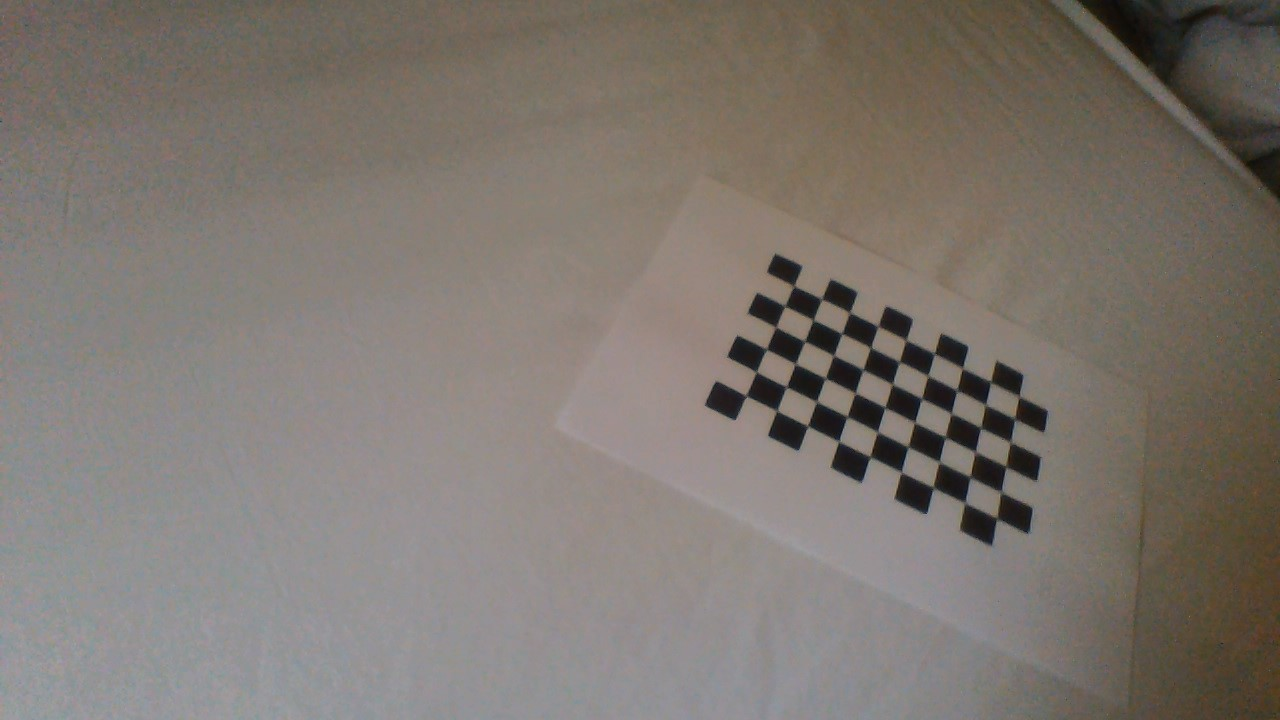
#> input picture media/img/laptop_camera/chessboard/WIN_20150516_120532.JPG, 1280 x 720 px; its folder holds 4 pictures in this run
$ python calib.py
#> lines starting #> are read from the running program, lines starting #| are printed output that depends on the picture; after the words box and inside, x2 and y2 are one past the last pixel; in counts of white or black regions, pixels touching at a corner belong together; long printed decimals are rounded
import numpy as np
import cv2
import glob

# termination criteria
criteria = (cv2.TERM_CRITERIA_EPS + cv2.TERM_CRITERIA_MAX_ITER, 30, 0.001)
# prepare object points, like (0,0,0), (1,0,0), (2,0,0) ....,(6,5,0)
objp = np.zeros((6*7,3), np.float32)
objp[:,:2] = np.mgrid[0:7,0:6].T.reshape(-1,2)

# Arrays to store object points and image points from all the images.
objpoints = [] # 3d point in real world space
imgpoints = [] # 2d points in image plane.

images = glob.glob('/home/elias/OpenCV/opencv/samples/data/*.jpg')

for fname in images:
    img = cv2.imread(fname)
    gray = cv2.cvtColor(img,cv2.COLOR_BGR2GRAY)

    # Find the chess board corners
    ret, corners = cv2.findChessboardCorners(gray, (7,6),None)

    # If found, add object points, image points (after refining them)
    if ret == True:
        objpoints.append(objp)

        corners2 = cv2.cornerSubPix(gray,corners,(11,11),(-1,-1),criteria)
        imgpoints.append(corners2)

        # Draw and display the corners
        img = cv2.drawChessboardCorners(img, (7,6), corners2,ret)
        print(objpoints, type(objpoints))
        ret, mtx, dist, rvecs, tvecs = cv2.calibrateCamera(objpoints, imgpoints, gray.shape[::-1],None,None)
        raw_input()
        cv2.imshow('img',img)
        cv2.waitKey(500)

cv2.destroyAllWindows()

#####################################################################################

def draw(img, corners, imgpts):
    imgpts = np.int32(imgpts).reshape(-1,2)
    print(imgpts)
    # draw ground floor in green
    img = cv2.drawContours(img, [imgpts[:4]],-1,(0,255,0),-3)

    # draw pillars in blue color
    for i,j in zip(range(4),range(4,8)):
        img = cv2.line(img, tuple(imgpts[i]), tuple(imgpts[j]),(255),3)

    # draw top layer in red color
    img = cv2.drawContours(img, [imgpts[4:]],-1,(0,0,255),3)

    return img

# termination criteria
criteria = (cv2.TERM_CRITERIA_EPS + cv2.TERM_CRITERIA_MAX_ITER, 30, 0.001)
axis = np.float32([[0,0,0], [0,3,0], [3,3,0], [3,0,0],
                   [0,0,-3],[0,3,-3],[3,3,-3],[3,0,-3] ])
# prepare object points, like (0,0,0), (1,0,0), (2,0,0) ....,(6,5,0)
objp = np.zeros((6*7,3), np.float32)
objp[:,:2] = np.mgrid[0:7,0:6].T.reshape(-1,2)

#mtx, dist = np.array([[ 535.99470079,    0.        ,  334.33378325],[   0.        ,  535.99526309,  239.81140202],[   0.        ,    0.        ,    1.        ]]), np.array([[ -3.11676235e-01,   2.24977910e-01,   7.59760385e-04,-2.39005054e-04,  -1.95189232e-01]])
mtx, dist = (np.array([[ 859.87780302,    0.        ,  682.3173388 ],
       [   0.        ,  799.06029505,  382.57139684],
       [   0.        ,    0.        ,    1.        ]]), np.array([[ 0.2529905 , -0.12695403, -0.01182944, -0.02478326, -0.48389559]]))

#for fname in glob.glob('/home/elias/OpenCV/opencv/samples/data/left*.jpg'):
for fname in glob.glob('/home/elias/git/opencv-AR/media/img/laptop_camera/chessboard/*.JPG'):
    img = cv2.imread(fname)
#> img is the input picture: shape (720, 1280, 3); mean B, G, R 111.9, 118.6, 125.8
    gray = cv2.cvtColor(img,cv2.COLOR_BGR2GRAY)
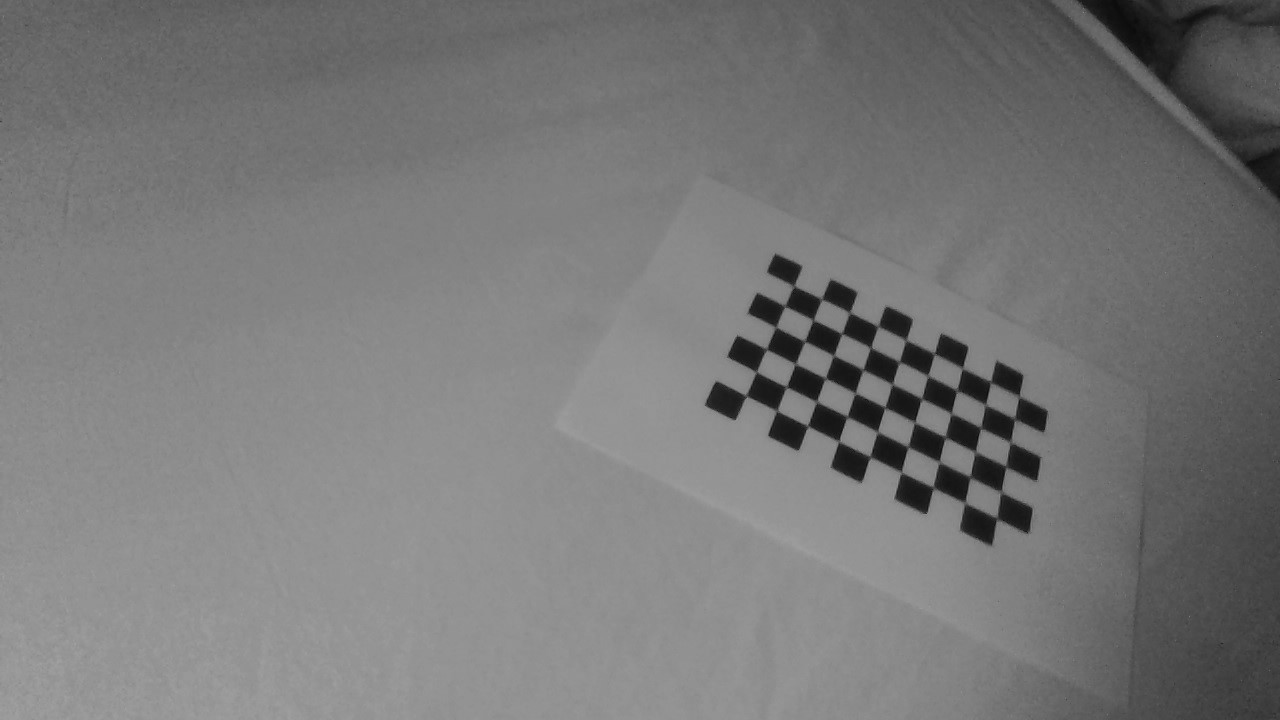
#> gray: shape (720, 1280); min 10, max 161, mean 120
    ret, corners = cv2.findChessboardCorners(gray, (7,6),None)
#> ret = False; corners = None

    if ret == True:
        corners2 = cv2.cornerSubPix(gray,corners,(11,11),(-1,-1),criteria)
        # Find the rotation and translation vectors.
        inliers, rvecs, tvecs = cv2.solvePnP(objp, corners2, mtx, dist)

        # project 3D points to image plane
        imgpts, jac = cv2.projectPoints(axis, rvecs, tvecs, mtx, dist)
        print("lol",imgpts)
        img = draw(img,corners2,imgpts)
        cv2.imshow('img',img)
        k = cv2.waitKey(0) & 0xff
        if k == 's':
            cv2.imwrite(fname[:6]+'.png', img)
#> pass 2 of the loop `for fname in glob.glob('/home/elias/git/opencv-AR/media/img/laptop_cam..`:
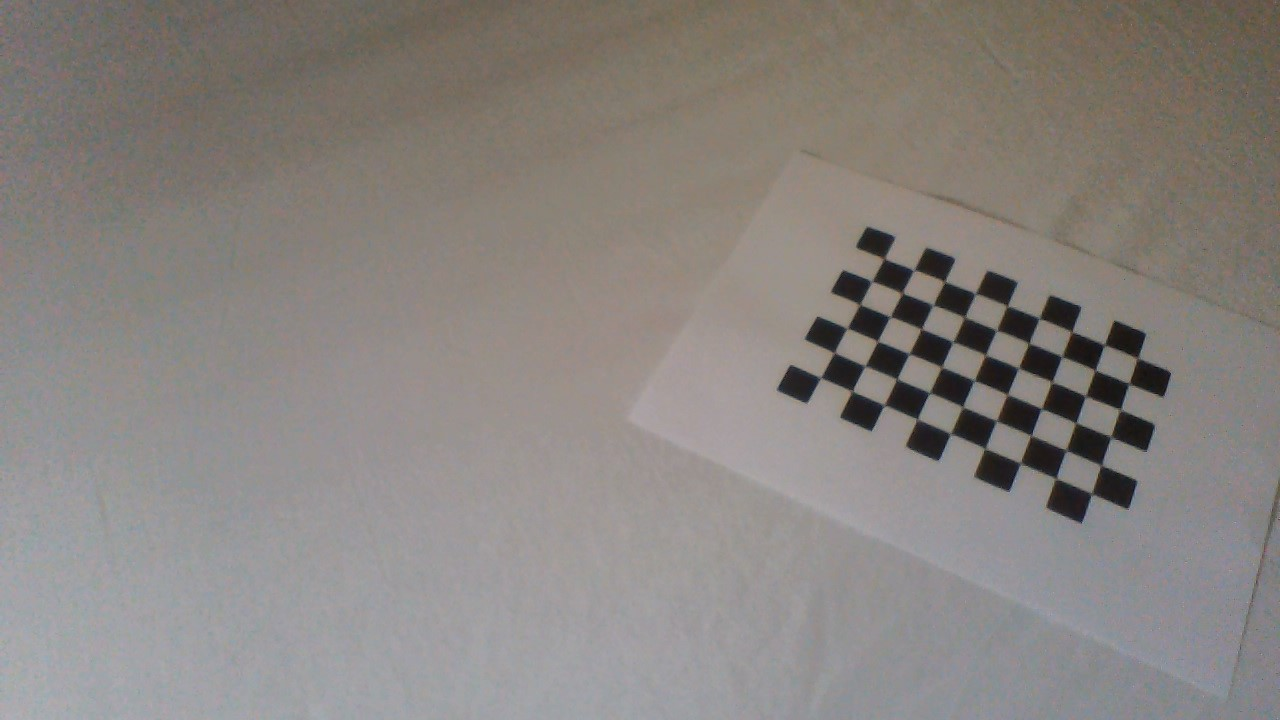
#> input picture media/img/laptop_camera/chessboard/WIN_20150516_120534.JPG, 1280 x 720 px
#> img is the input picture: shape (720, 1280, 3); mean B, G, R 127.9, 131.7, 136.9
#> ret = True; corners = 42 rows, first 8: [944, 281.5], [976.9, 295.1], [1007.8, 306.2], [1038.5, 318], [1069.7, 331.6], [1105, 345], [1137.5, 357.5], [936, 304]
#> corners2 = 42 rows, first 8: [944.5, 281.5], [975.5, 293.5], [1007.2, 305.8], [1039.2, 318.3], [1071.7, 331.7], [1104.3, 344.7], [1137.4, 358.1], [932.9, 305]
#> inliers = True; rvecs = [-0.449, 0.0515, 0.475]; tvecs = [8.02, -3.27, 26.44]
#> `imgpts, jac = cv2.projectPoints(axis, rvecs, tvecs, mtx, dist)`: imgpts = [[944.4, 281.3], [909.1, 353.5], [1007.5, 394.3], [1039.2, 318.8], [982.2, 224.2], [943.9, 303.4], [1055.7, 348.1], [1089, 265.1]]
#| lol [[[ 944.367    281.312]]
#|  [[ 909.137  353.514]]
#|  [[1007.5364   394.292]]
#|  [[1039.2168   318.777]]
#|  [[ 982.1656   224.160]]
#|  [[ 943.852  303.450]]
#> (further printed lines are left out)
#> in draw, `imgpts = np.int32(imgpts).reshape(-1,2)`: imgpts = [[944, 281], [909, 353], [1007, 394], [1039, 318], [982, 224], [943, 303], [1055, 348], [1088, 265]]
#| [[ 944  281]
#|  [ 909  353]
#|  [1007  394]
#|  [1039  318]
#|  [ 982  224]
#|  [ 943  303]
#> (further printed lines are left out)
#> in draw, `img = cv2.drawContours(img, [imgpts[:4]],-1,(0,255,0),-3)`:
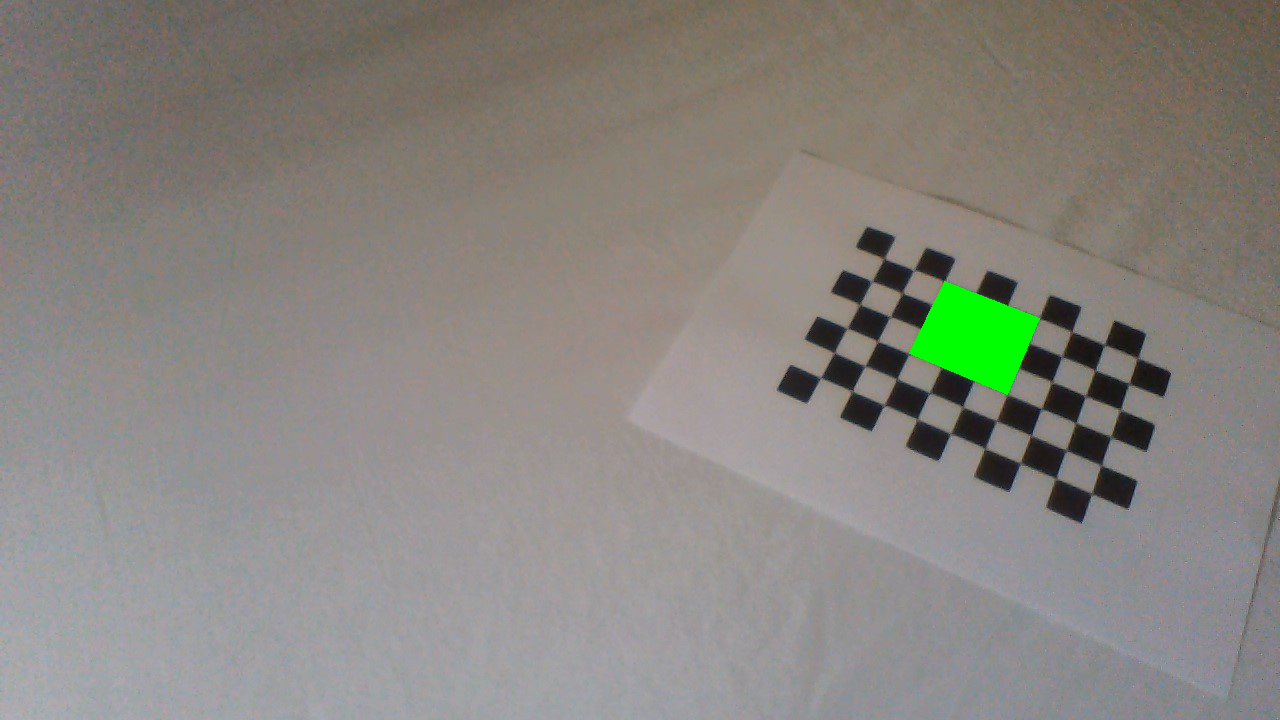
#> img: shape (720, 1280, 3); 0.94% of pixels changed, all inside (x1, y1, x2, y2) = (909, 281, 1040, 395)
#> in draw, `img = cv2.drawContours(img, [imgpts[4:]],-1,(0,0,255),3)`:
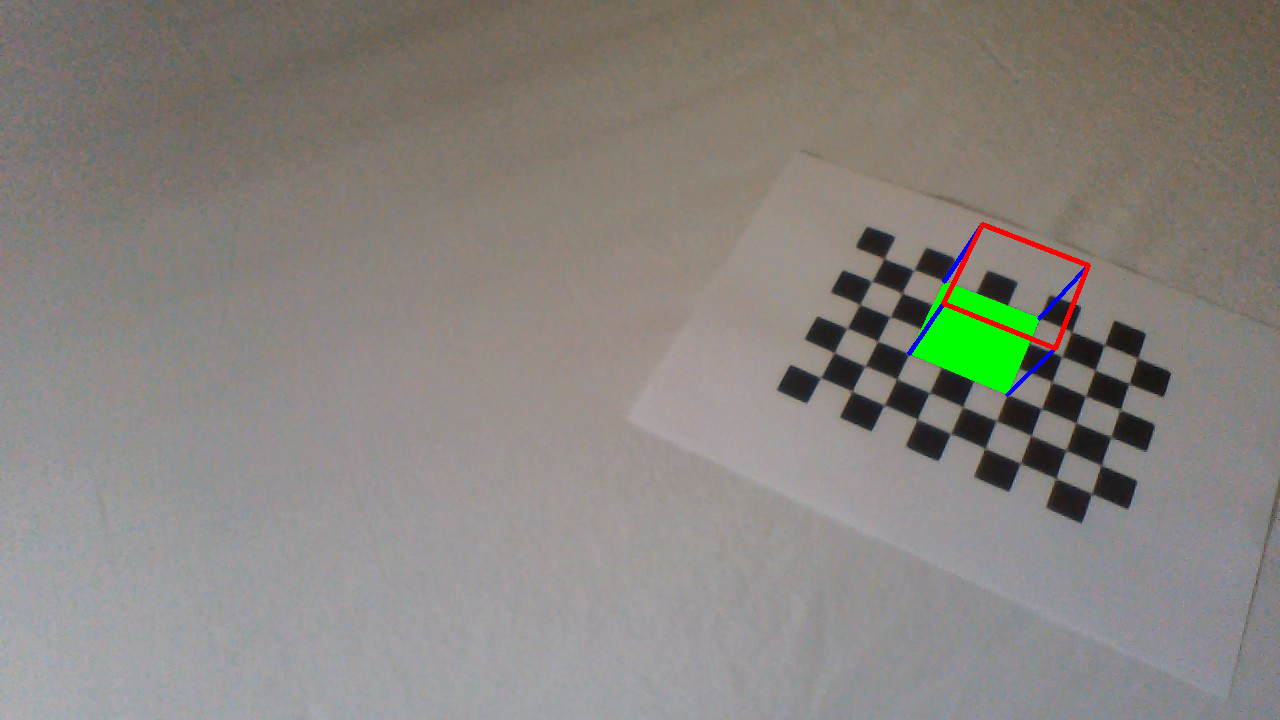
#> img: shape (720, 1280, 3); mean B, G, R 127.3, 132.9, 136.4
#> (key Esc is pressed here)
#> pass 3 of the loop `for fname in glob.glob('/home/elias/git/opencv-AR/media/img/laptop_cam..`:
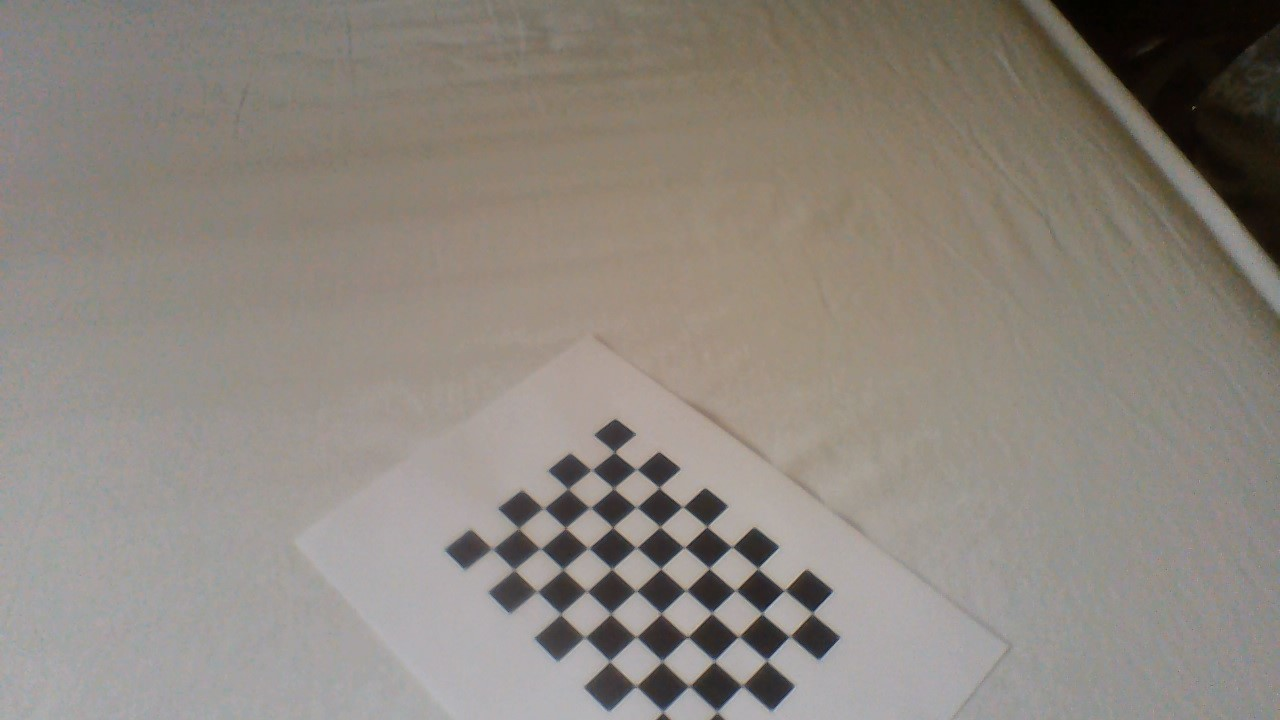
#> input picture media/img/laptop_camera/chessboard/WIN_20150516_120537.JPG, 1280 x 720 px
#> img is the input picture: shape (720, 1280, 3); mean B, G, R 126.7, 134.6, 141.5
#> `gray = cv2.cvtColor(img,cv2.COLOR_BGR2GRAY)`:
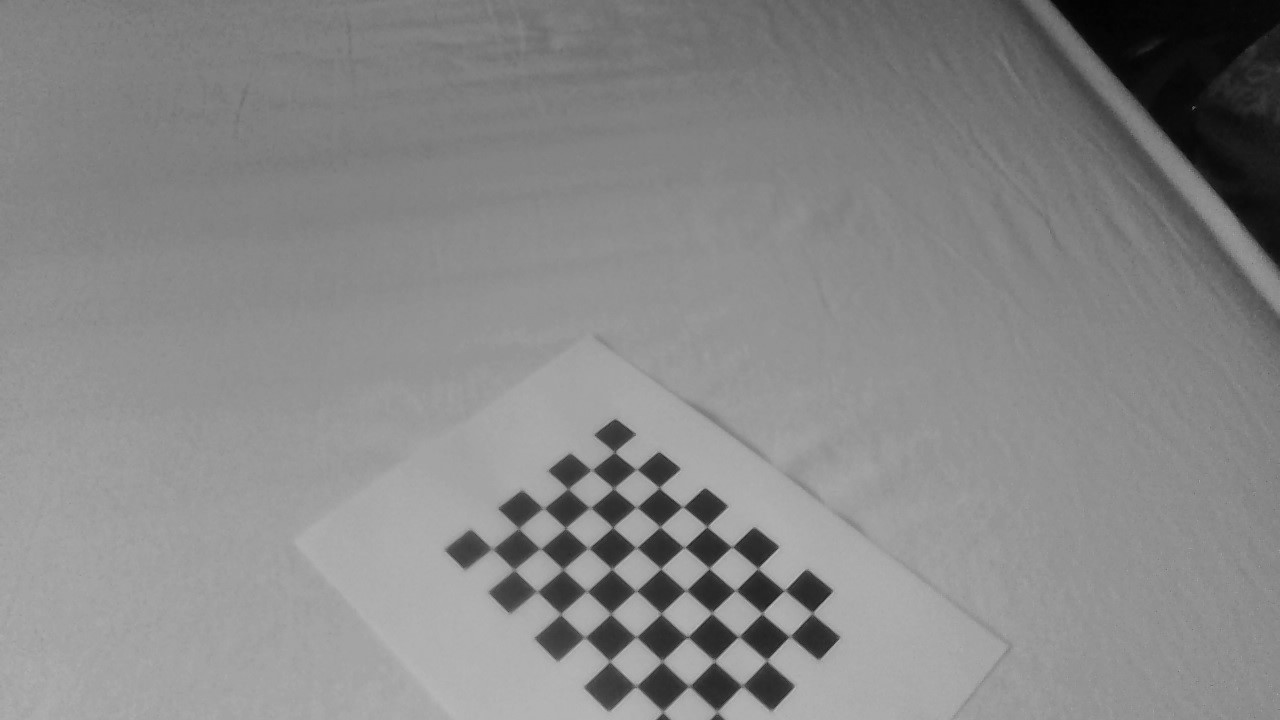
#> gray: shape (720, 1280); min 2, max 199, mean 135.7
#> ret = False; corners = None
#> the loop made 4 passes; the first 3 are shown

cv2.destroyAllWindows()
